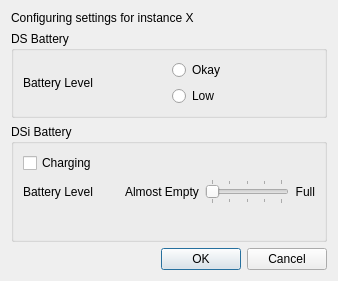
<?xml version="1.0" encoding="UTF-8"?>
<ui version="4.0">
 <class>PowerManagementDialog</class>
 <widget class="QDialog" name="PowerManagementDialog">
  <property name="geometry">
   <rect>
    <x>0</x>
    <y>0</y>
    <width>562</width>
    <height>288</height>
   </rect>
  </property>
  <property name="sizePolicy">
   <sizepolicy hsizetype="Fixed" vsizetype="Fixed">
    <horstretch>0</horstretch>
    <verstretch>0</verstretch>
   </sizepolicy>
  </property>
  <property name="windowTitle">
   <string>Power management - khDaysMM</string>
  </property>
  <layout class="QGridLayout" name="gridLayout">
   <property name="sizeConstraint">
    <enum>QLayout::SetFixedSize</enum>
   </property>
   <item row="4" column="0">
    <widget class="QDialogButtonBox" name="buttonBox">
     <property name="orientation">
      <enum>Qt::Horizontal</enum>
     </property>
     <property name="standardButtons">
      <set>QDialogButtonBox::Cancel|QDialogButtonBox::Ok</set>
     </property>
    </widget>
   </item>
   <item row="3" column="0">
    <widget class="QGroupBox" name="grpDSiBattery">
     <property name="title">
      <string>DSi Battery</string>
     </property>
     <layout class="QGridLayout" name="gridLayout_6">
      <item row="1" column="2">
       <widget class="QLabel" name="label_2">
        <property name="text">
         <string>Almost Empty</string>
        </property>
       </widget>
      </item>
      <item row="1" column="1">
       <spacer name="horizontalSpacer">
        <property name="orientation">
         <enum>Qt::Horizontal</enum>
        </property>
        <property name="sizeType">
         <enum>QSizePolicy::Preferred</enum>
        </property>
        <property name="sizeHint" stdset="0">
         <size>
          <width>20</width>
          <height>20</height>
         </size>
        </property>
       </spacer>
      </item>
      <item row="0" column="0" colspan="5">
       <widget class="QCheckBox" name="cbDSiBatteryCharging">
        <property name="text">
         <string>Charging</string>
        </property>
       </widget>
      </item>
      <item row="1" column="8">
       <widget class="QLabel" name="label_3">
        <property name="text">
         <string>Full</string>
        </property>
        <property name="alignment">
         <set>Qt::AlignRight|Qt::AlignTrailing|Qt::AlignVCenter</set>
        </property>
       </widget>
      </item>
      <item row="1" column="0">
       <widget class="QLabel" name="label_1">
        <property name="text">
         <string>Battery Level</string>
        </property>
        <property name="alignment">
         <set>Qt::AlignCenter</set>
        </property>
       </widget>
      </item>
      <item row="2" column="3">
       <widget class="QLabel" name="label_4">
        <property name="text">
         <string/>
        </property>
        <property name="pixmap">
         <pixmap resource="resources/battery.qrc">:/dsibattery/dsi_batteryalmostempty.svg</pixmap>
        </property>
        <property name="scaledContents">
         <bool>false</bool>
        </property>
       </widget>
      </item>
      <item row="2" column="4">
       <widget class="QLabel" name="label_5">
        <property name="text">
         <string/>
        </property>
        <property name="pixmap">
         <pixmap resource="resources/battery.qrc">:/dsibattery/dsi_batterylow.svg</pixmap>
        </property>
        <property name="alignment">
         <set>Qt::AlignLeading|Qt::AlignLeft|Qt::AlignVCenter</set>
        </property>
       </widget>
      </item>
      <item row="2" column="5">
       <widget class="QLabel" name="label_6">
        <property name="text">
         <string/>
        </property>
        <property name="pixmap">
         <pixmap resource="resources/battery.qrc">:/dsibattery/dsi_battery2.svg</pixmap>
        </property>
        <property name="alignment">
         <set>Qt::AlignCenter</set>
        </property>
       </widget>
      </item>
      <item row="2" column="6">
       <widget class="QLabel" name="label_7">
        <property name="text">
         <string/>
        </property>
        <property name="pixmap">
         <pixmap resource="resources/battery.qrc">:/dsibattery/dsi_battery3.svg</pixmap>
        </property>
        <property name="alignment">
         <set>Qt::AlignRight|Qt::AlignTrailing|Qt::AlignVCenter</set>
        </property>
       </widget>
      </item>
      <item row="2" column="7">
       <widget class="QLabel" name="label_8">
        <property name="text">
         <string/>
        </property>
        <property name="pixmap">
         <pixmap resource="resources/battery.qrc">:/dsibattery/dsi_batteryfull.svg</pixmap>
        </property>
        <property name="alignment">
         <set>Qt::AlignRight|Qt::AlignTrailing|Qt::AlignVCenter</set>
        </property>
       </widget>
      </item>
      <item row="1" column="3" colspan="5">
       <widget class="QSlider" name="sliderDSiBatteryLevel">
        <property name="maximum">
         <number>4</number>
        </property>
        <property name="pageStep">
         <number>1</number>
        </property>
        <property name="orientation">
         <enum>Qt::Horizontal</enum>
        </property>
        <property name="tickPosition">
         <enum>QSlider::TicksBothSides</enum>
        </property>
        <property name="tickInterval">
         <number>1</number>
        </property>
       </widget>
      </item>
      <item row="2" column="0" colspan="3">
       <spacer name="horizontalSpacer_2">
        <property name="orientation">
         <enum>Qt::Horizontal</enum>
        </property>
        <property name="sizeHint" stdset="0">
         <size>
          <width>40</width>
          <height>20</height>
         </size>
        </property>
       </spacer>
      </item>
     </layout>
    </widget>
   </item>
   <item row="1" column="0">
    <widget class="QGroupBox" name="grpDSBattery">
     <property name="title">
      <string>DS Battery</string>
     </property>
     <layout class="QGridLayout" name="gridLayout_2">
      <item row="1" column="1">
       <widget class="QRadioButton" name="rbDSBatteryLow">
        <property name="text">
         <string>Low</string>
        </property>
       </widget>
      </item>
      <item row="0" column="0" rowspan="2">
       <widget class="QLabel" name="label">
        <property name="text">
         <string>Battery Level</string>
        </property>
       </widget>
      </item>
      <item row="0" column="1">
       <widget class="QRadioButton" name="rbDSBatteryOkay">
        <property name="text">
         <string>Okay</string>
        </property>
       </widget>
      </item>
     </layout>
    </widget>
   </item>
   <item row="0" column="0">
    <widget class="QLabel" name="lblInstanceNum">
     <property name="sizePolicy">
      <sizepolicy hsizetype="Preferred" vsizetype="Preferred">
       <horstretch>0</horstretch>
       <verstretch>0</verstretch>
      </sizepolicy>
     </property>
     <property name="text">
      <string>Configuring settings for instance X</string>
     </property>
    </widget>
   </item>
  </layout>
 </widget>
 <tabstops>
  <tabstop>rbDSBatteryOkay</tabstop>
  <tabstop>rbDSBatteryLow</tabstop>
  <tabstop>cbDSiBatteryCharging</tabstop>
  <tabstop>sliderDSiBatteryLevel</tabstop>
 </tabstops>
 <resources>
  <include location="resources/battery.qrc"/>
 </resources>
 <connections>
  <connection>
   <sender>buttonBox</sender>
   <signal>accepted()</signal>
   <receiver>PowerManagementDialog</receiver>
   <slot>accept()</slot>
   <hints>
    <hint type="sourcelabel">
     <x>248</x>
     <y>254</y>
    </hint>
    <hint type="destinationlabel">
     <x>157</x>
     <y>274</y>
    </hint>
   </hints>
  </connection>
  <connection>
   <sender>buttonBox</sender>
   <signal>rejected()</signal>
   <receiver>PowerManagementDialog</receiver>
   <slot>reject()</slot>
   <hints>
    <hint type="sourcelabel">
     <x>316</x>
     <y>260</y>
    </hint>
    <hint type="destinationlabel">
     <x>286</x>
     <y>274</y>
    </hint>
   </hints>
  </connection>
 </connections>
</ui>
